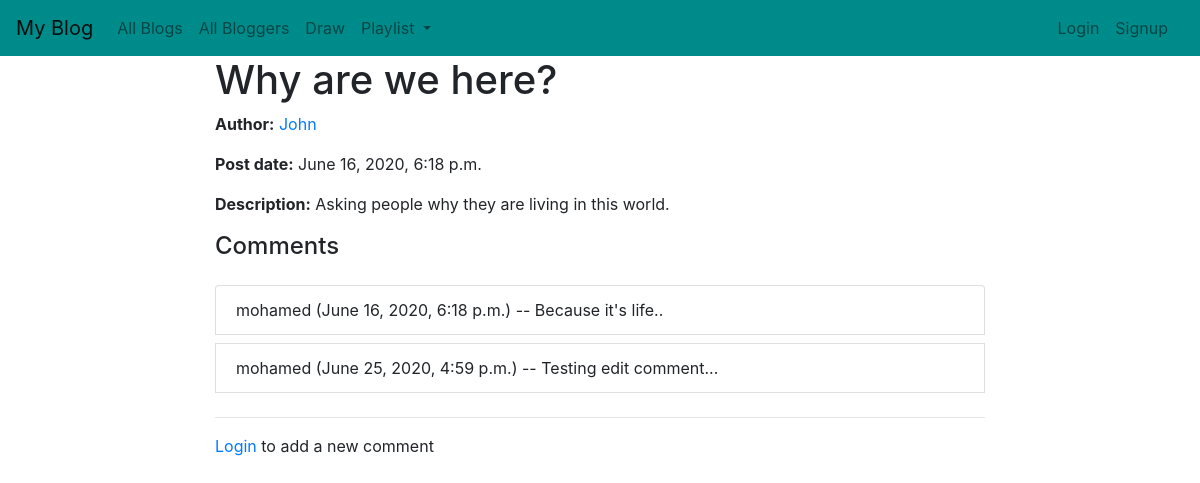
The app's page /blog/4, older data.
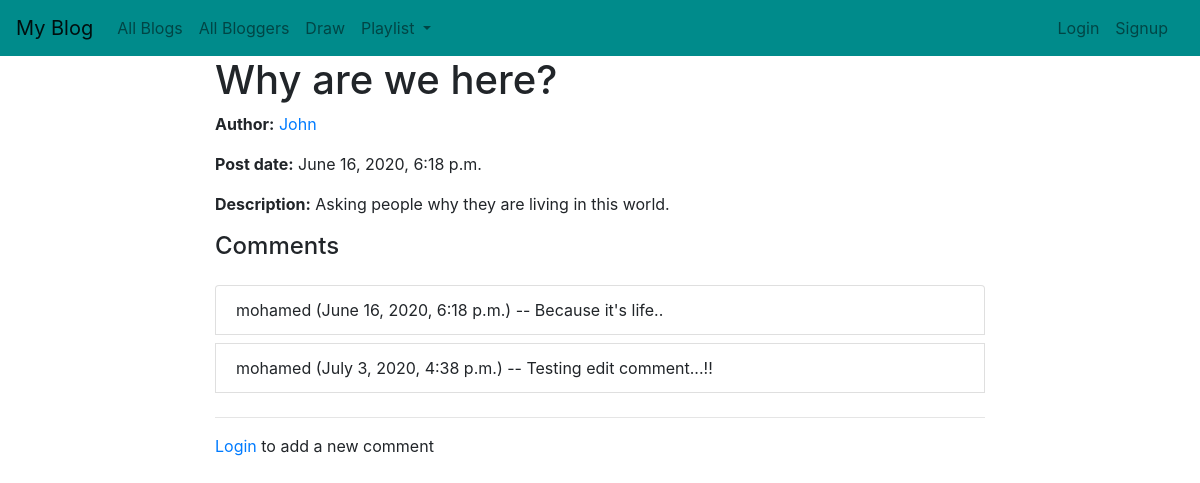
The same page, newer data.
### blog/models.py (models this page shows, shortened)
class Comment(models.Model):
    comment_text = models.TextField(null=False)
    blog = models.ForeignKey(Blog, on_delete=models.CASCADE)
    author = models.ForeignKey(User, on_delete=models.SET_NULL, null=True, blank=True)
    date = models.DateTimeField(auto_now=True)
    def __str__(self):
        return self.comment_text

### blog/views.py (the view, shortened to what this page needs)
# urls.py: path('<int:pk>', views.BlogDetailView.as_view(), name='blog-detail'),
class BlogDetailView(FormMixin, generic.DetailView):
    model = Blog
    form_class = CommentForm

### blog/models.py (called while the page is built)
    def __str__(self):
        return self.name.username

    def get_absolute_url(self):
        return reverse('author-detail', args=[str(self.id)])

### blog/templates/blog/blog_detail.html (shortened to what this page needs)
{% extends "base_generic.html" %}
{% block content %}
  <h1>{{ blog.post }}</h1>
  <p><strong>Author:</strong> <a href="{{ blog.author.get_absolute_url }}"> {{ blog.author }}</a></p>
  <p><strong>Post date:</strong> {{ blog.date }}</p>
  <p><strong>Description:</strong> {{ blog.description }}</p>
  <h4>Comments</h4>
    <div class="row mt-4">
        <div class="col">
            <ul class="list-group">
                {% for comment in blog.comment_set.all %}
                <li class="list-group-item">
                    {{ comment.author }} ({{ comment.date }}) -- {{ comment }}
                </li>
                {% endfor %}
            </ul>
        </div>
    </div>
      <hr>
    {% if user.is_authenticated %}
    <form method="post" action="">
    {% csrf_token %}
    <div class="form-group">
        <p>
            <label for="id_comment_text">Add comment:</label>
            <textarea name="comment_text" cols="30" rows="1" placeholder="Write a comment..." class="form-control" required id="id_comment_text"></textarea>
        </p>
        <button type="submit" class="btn btn-primary">Comment</button>
    </div>
  </form>
{% else %}
  <p><a href="{% url 'login'%}?next={{request.path}}">Login</a> to add a new comment</p>
{% endif %}
{% endblock %}

Row changes from the older to the newer data that the page shows:
changed Comment: date "June 25, 2020, 4:59 p.m." → "July 3, 2020, 4:38 p.m."; comment_text "Testing edit comment..." → "Testing edit comment...!!"
